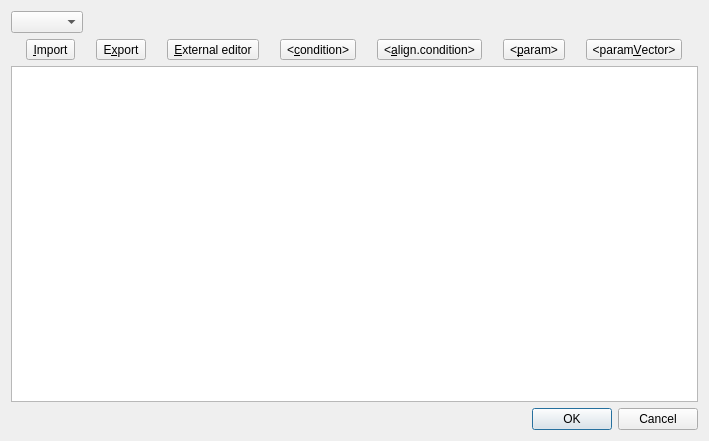
<?xml version="1.0" encoding="UTF-8"?>
<ui version="4.0">
 <author>Marco Clemencic</author>
 <class>EditConditionPayloadDialog</class>
 <widget class="QDialog" name="EditConditionPayloadDialog">
  <property name="geometry">
   <rect>
    <x>0</x>
    <y>0</y>
    <width>709</width>
    <height>441</height>
   </rect>
  </property>
  <property name="windowTitle">
   <string>Edit Condition Payload</string>
  </property>
  <layout class="QVBoxLayout" name="verticalLayout">
   <item>
    <widget class="QWidget" name="fieldsLayout" native="true">
     <layout class="QHBoxLayout" name="horizontalLayout_2">
      <property name="leftMargin">
       <number>0</number>
      </property>
      <property name="topMargin">
       <number>0</number>
      </property>
      <property name="rightMargin">
       <number>0</number>
      </property>
      <property name="bottomMargin">
       <number>0</number>
      </property>
      <item>
       <widget class="QComboBox" name="fields">
        <property name="sizeAdjustPolicy">
         <enum>QComboBox::AdjustToContents</enum>
        </property>
       </widget>
      </item>
      <item>
       <spacer name="horizontalSpacer">
        <property name="orientation">
         <enum>Qt::Horizontal</enum>
        </property>
        <property name="sizeHint" stdset="0">
         <size>
          <width>40</width>
          <height>20</height>
         </size>
        </property>
       </spacer>
      </item>
     </layout>
    </widget>
   </item>
   <item>
    <widget class="QWidget" name="buttons" native="true">
     <layout class="QHBoxLayout" name="horizontalLayout">
      <property name="leftMargin">
       <number>0</number>
      </property>
      <property name="topMargin">
       <number>0</number>
      </property>
      <property name="rightMargin">
       <number>0</number>
      </property>
      <property name="bottomMargin">
       <number>0</number>
      </property>
      <item>
       <widget class="QToolButton" name="importButton">
        <property name="text">
         <string>&amp;Import</string>
        </property>
       </widget>
      </item>
      <item>
       <widget class="QToolButton" name="exportButton">
        <property name="text">
         <string>E&amp;xport</string>
        </property>
       </widget>
      </item>
      <item>
       <widget class="QToolButton" name="externalEditorButton">
        <property name="text">
         <string>&amp;External editor</string>
        </property>
       </widget>
      </item>
      <item>
       <widget class="QToolButton" name="insertConditionButton">
        <property name="text">
         <string>&lt;&amp;condition&gt;</string>
        </property>
       </widget>
      </item>
      <item>
       <widget class="QToolButton" name="insertAlignCondButton">
        <property name="text">
         <string>&lt;&amp;align.condition&gt;</string>
        </property>
       </widget>
      </item>
      <item>
       <widget class="QToolButton" name="insertParamButton">
        <property name="text">
         <string>&lt;&amp;param&gt;</string>
        </property>
       </widget>
      </item>
      <item>
       <widget class="QToolButton" name="insertParamVectorButton">
        <property name="text">
         <string>&lt;param&amp;Vector&gt;</string>
        </property>
       </widget>
      </item>
     </layout>
    </widget>
   </item>
   <item>
    <widget class="SearchableTextEdit" name="editor"/>
   </item>
   <item>
    <widget class="QDialogButtonBox" name="buttonBox">
     <property name="orientation">
      <enum>Qt::Horizontal</enum>
     </property>
     <property name="standardButtons">
      <set>QDialogButtonBox::Cancel|QDialogButtonBox::Ok</set>
     </property>
    </widget>
   </item>
  </layout>
 </widget>
 <customwidgets>
  <customwidget>
   <class>SearchableTextEdit</class>
   <extends>QPlainTextEdit</extends>
   <header>CondDBUI/Browser/Widgets.h</header>
  </customwidget>
 </customwidgets>
 <resources/>
 <connections>
  <connection>
   <sender>buttonBox</sender>
   <signal>accepted()</signal>
   <receiver>EditConditionPayloadDialog</receiver>
   <slot>accept()</slot>
   <hints>
    <hint type="sourcelabel">
     <x>227</x>
     <y>420</y>
    </hint>
    <hint type="destinationlabel">
     <x>157</x>
     <y>274</y>
    </hint>
   </hints>
  </connection>
  <connection>
   <sender>buttonBox</sender>
   <signal>rejected()</signal>
   <receiver>EditConditionPayloadDialog</receiver>
   <slot>reject()</slot>
   <hints>
    <hint type="sourcelabel">
     <x>295</x>
     <y>426</y>
    </hint>
    <hint type="destinationlabel">
     <x>286</x>
     <y>274</y>
    </hint>
   </hints>
  </connection>
  <connection>
   <sender>importButton</sender>
   <signal>clicked()</signal>
   <receiver>EditConditionPayloadDialog</receiver>
   <slot>importFromFile()</slot>
   <hints>
    <hint type="sourcelabel">
     <x>51</x>
     <y>49</y>
    </hint>
    <hint type="destinationlabel">
     <x>4</x>
     <y>48</y>
    </hint>
   </hints>
  </connection>
  <connection>
   <sender>exportButton</sender>
   <signal>clicked()</signal>
   <receiver>EditConditionPayloadDialog</receiver>
   <slot>exportToFile()</slot>
   <hints>
    <hint type="sourcelabel">
     <x>113</x>
     <y>51</y>
    </hint>
    <hint type="destinationlabel">
     <x>4</x>
     <y>90</y>
    </hint>
   </hints>
  </connection>
  <connection>
   <sender>externalEditorButton</sender>
   <signal>clicked()</signal>
   <receiver>EditConditionPayloadDialog</receiver>
   <slot>openInExternalEditor()</slot>
   <hints>
    <hint type="sourcelabel">
     <x>185</x>
     <y>50</y>
    </hint>
    <hint type="destinationlabel">
     <x>4</x>
     <y>128</y>
    </hint>
   </hints>
  </connection>
  <connection>
   <sender>insertConditionButton</sender>
   <signal>clicked()</signal>
   <receiver>EditConditionPayloadDialog</receiver>
   <slot>insertCondition()</slot>
   <hints>
    <hint type="sourcelabel">
     <x>306</x>
     <y>44</y>
    </hint>
    <hint type="destinationlabel">
     <x>4</x>
     <y>164</y>
    </hint>
   </hints>
  </connection>
  <connection>
   <sender>insertAlignCondButton</sender>
   <signal>clicked()</signal>
   <receiver>EditConditionPayloadDialog</receiver>
   <slot>insertAlignmentCondition()</slot>
   <hints>
    <hint type="sourcelabel">
     <x>418</x>
     <y>44</y>
    </hint>
    <hint type="destinationlabel">
     <x>3</x>
     <y>197</y>
    </hint>
   </hints>
  </connection>
  <connection>
   <sender>insertParamButton</sender>
   <signal>clicked()</signal>
   <receiver>EditConditionPayloadDialog</receiver>
   <slot>insertParam()</slot>
   <hints>
    <hint type="sourcelabel">
     <x>523</x>
     <y>49</y>
    </hint>
    <hint type="destinationlabel">
     <x>3</x>
     <y>232</y>
    </hint>
   </hints>
  </connection>
  <connection>
   <sender>insertParamVectorButton</sender>
   <signal>clicked()</signal>
   <receiver>EditConditionPayloadDialog</receiver>
   <slot>insertParamVector()</slot>
   <hints>
    <hint type="sourcelabel">
     <x>618</x>
     <y>49</y>
    </hint>
    <hint type="destinationlabel">
     <x>3</x>
     <y>267</y>
    </hint>
   </hints>
  </connection>
  <connection>
   <sender>fields</sender>
   <signal>currentIndexChanged(QString)</signal>
   <receiver>EditConditionPayloadDialog</receiver>
   <slot>selectField(QString)</slot>
   <hints>
    <hint type="sourcelabel">
     <x>64</x>
     <y>19</y>
    </hint>
    <hint type="destinationlabel">
     <x>146</x>
     <y>3</y>
    </hint>
   </hints>
  </connection>
  <connection>
   <sender>editor</sender>
   <signal>textChanged()</signal>
   <receiver>EditConditionPayloadDialog</receiver>
   <slot>updateData()</slot>
   <hints>
    <hint type="sourcelabel">
     <x>43</x>
     <y>317</y>
    </hint>
    <hint type="destinationlabel">
     <x>2</x>
     <y>317</y>
    </hint>
   </hints>
  </connection>
 </connections>
 <slots>
  <slot>importFromFile()</slot>
  <slot>exportToFile()</slot>
  <slot>openInExternalEditor()</slot>
  <slot>insertCondition()</slot>
  <slot>insertAlignmentCondition()</slot>
  <slot>insertParam()</slot>
  <slot>insertParamVector()</slot>
  <slot>selectField(QString)</slot>
  <slot>updateData()</slot>
 </slots>
</ui>
